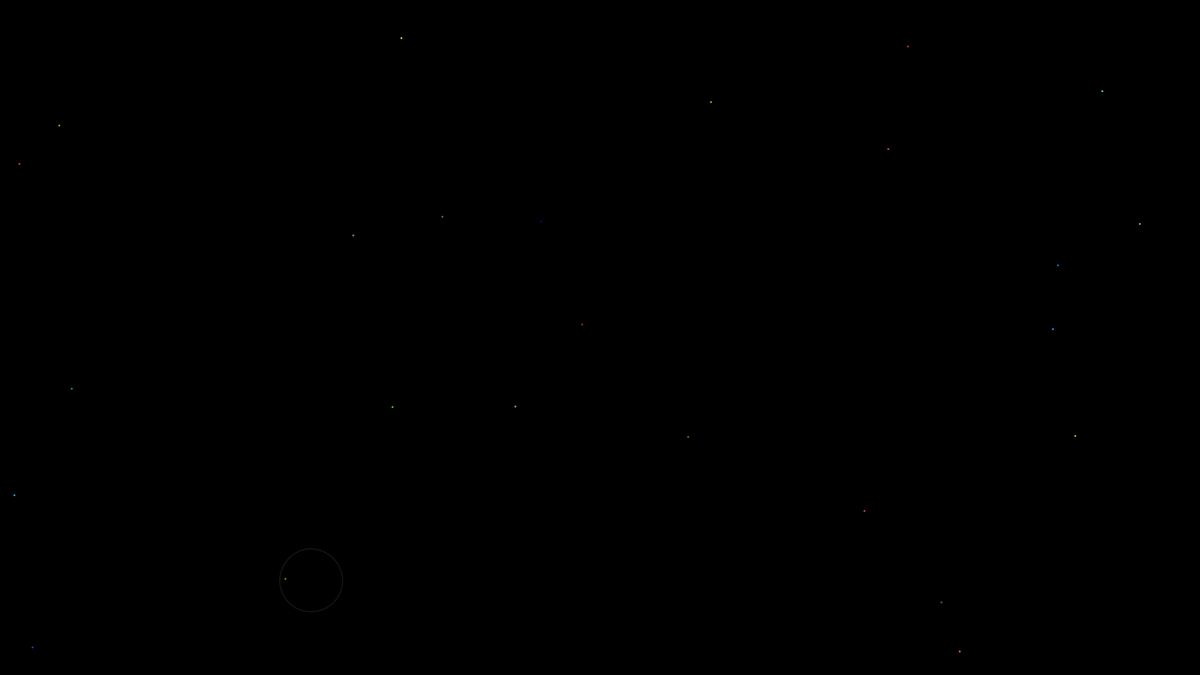
Frame 1 (no input)
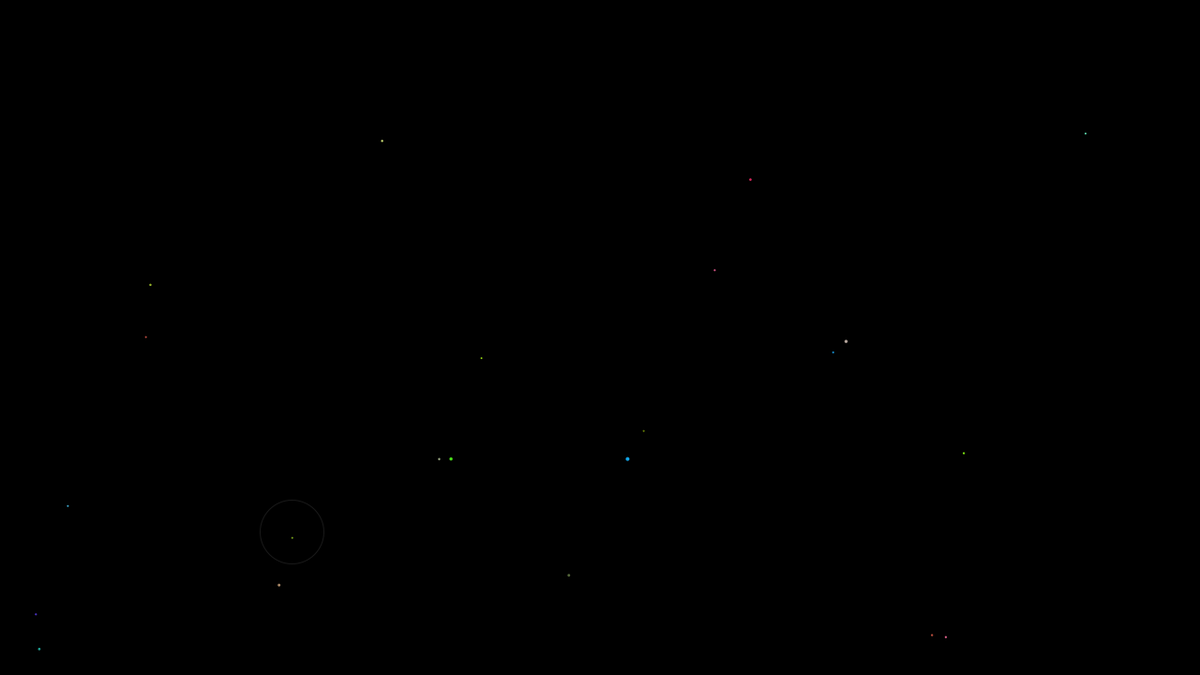
Frame 60 (the mouse pressed at the canvas centre just before this capture)
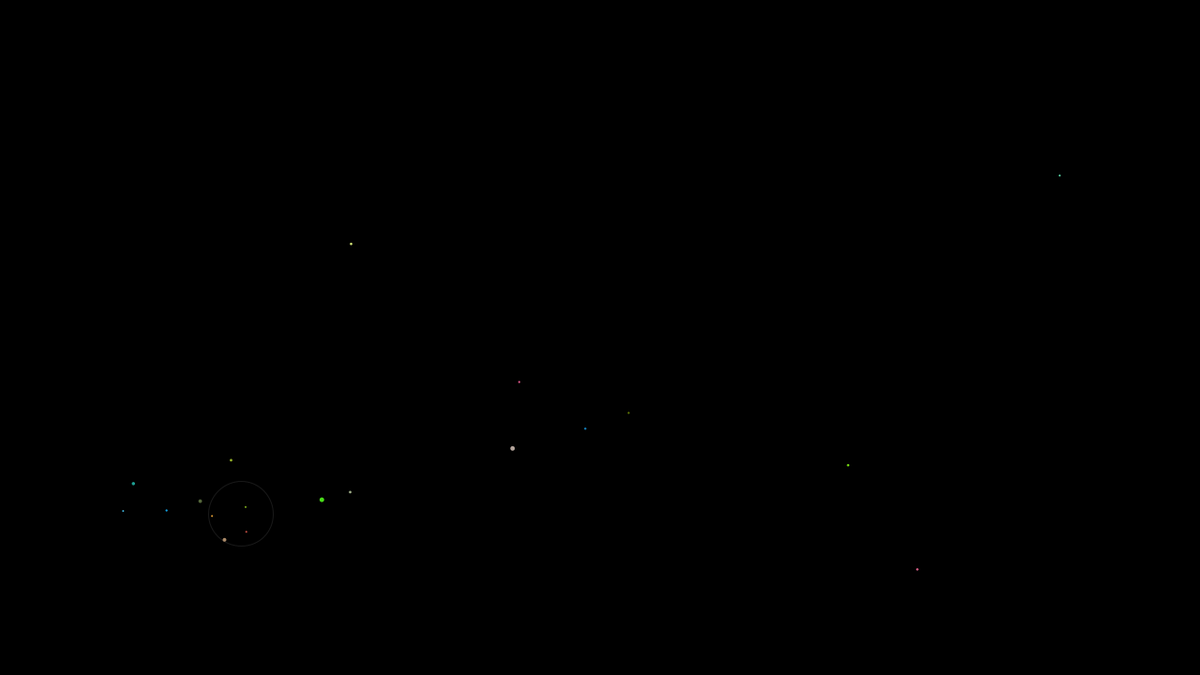
Frame 120 (the mouse held since frame 60 and released just before this capture)

The Processing sketch that drew these frames (run headless with seeded random() and noise(); from frame 60 on, the mouse is pressed at the canvas centre):

// Processing sketch: bugs
// ── bugs.pde
int bugCount = 25;
ArrayList<Bug> bugs;
ArrayList<Bug> babyBugs;
ArrayList<BugHive> bugHives;
PVector temp;

Light light;
public int time = 0;


void setup() {
  frameRate(60);
  size(1280,720);
  ellipseMode(RADIUS);
  
  light = new Light();
  
  // Parameters go inside the parentheses when the object is constructed.
  bugs = new ArrayList<Bug>();
  babyBugs = new ArrayList<Bug>();
  bugHives = new ArrayList<BugHive>();
  for (int i=0; i< bugCount; i++){
    bugs.add(new Bug());
  }
}


void draw() {
  time++;
  background(0,0,0);
  
  light.move();
  //light.checkBoundaryCollision();
  
  for (int i = bugs.size()-1; i >= 0; i--) {
    Bug bug = bugs.get(i);
    bug.drive();
    bug.display();   
   }

  
  for(int i = 0; i < bugHives.size(); i++)
  {
    BugHive bugHive = bugHives.get(i);
    bugHive.GenerateBugs();
    bugHive.Display();
  }
  
  
  //move all baby bugs into bugs array list for processing next frame.
  bugs.addAll(babyBugs);
  
  //clear baby bugs
  for (int i = babyBugs.size()-1; i >= 0; i--) {
  babyBugs.remove(i);
  }
  print("There are "+bugs.size()+" bugs");
}

void mouseClicked()
{
  bugHives.add(new BugHive(new PVector(mouseX,mouseY)));
}




// ── Bug.pde
public class Bug { 
  
  //movement-related variables
  PVector velocity;
  PVector acceleration;
  float metabolism;
  PVector randomDir;
  PVector birthPlace;
  
  //bug stats
  public float bugHealth;
  public float bugMaxHealth;
  public float birthHealth;
  public float offense;
  public float defense;
  color bugColor;
  
  float originalRadius;
  float radius;
  float maxRadius;
  float growth;
  float agro;
  PVector target;
  PVector loc;
  
  float age;
  float lifespan;
  boolean isPredator;
  
  //reproduction modifiers
  float birthCost;
  float reproPeriod; // reproduction frequency
  float litterSize;
  
  

  //Constructor for setting location of the bug initially
  public Bug(float tempXpos, float tempYpos) 
  {     
    loc = new PVector(tempXpos,tempYpos);
    Initialize(null);
  }
  
  //Constructor for setting a random start location for the bug initially
  public Bug() 
  {
    loc = new PVector(random(width),random(height));
    Initialize(null);
  }
  
  //Constructor for inheriting traits of parent bug
   public Bug(Bug parentBug) 
   {
   
     //randomDir = new PVector(random(width),random(height));
     
     birthPlace = new PVector(parentBug.loc.x,parentBug.loc.y);
     birthPlace.normalize();
     birthPlace.mult(parentBug.radius);
     
     
     loc = new PVector(birthPlace.x,birthPlace.y);
     Initialize(parentBug);
   }
  
  //initialization of bug's properties
  private void Initialize(Bug parentBug)
  {

    velocity = new PVector(0,0);
    age = 0;
    growth=0;
    radius=1;
    originalRadius = radius;
    
    if(parentBug != null)
    {
      metabolism = modify(parentBug.metabolism);
      reproPeriod = modify(parentBug.reproPeriod);
      agro = modify(parentBug.agro);
      //radius = modify(parentBug.radius);
      bugHealth = modify(parentBug.birthHealth);
      bugMaxHealth =  modify(parentBug.bugMaxHealth);
      lifespan = modify(parentBug.lifespan);
      growth = modify(parentBug.growth);
      birthCost = modify(parentBug.birthCost);
      litterSize = modify(parentBug.litterSize);
      offense = modify(parentBug.offense);
      defense = modify(parentBug.defense);
      bugColor = parentBug.bugColor;
    }
    else
    {
      metabolism = random(10);
      reproPeriod = int(((500+random(300))/(metabolism*.5)));
      agro = random(100);
      
      lifespan = (1000+random(1000));
      growth=random(1)*.1*(metabolism*.02);
      birthCost = random(bugHealth)/2;
      litterSize = random(1,4);
      offense = random(100);
      defense = random(100);
      bugColor = color(random(255),random(255),random(255));
      bugMaxHealth = 100+random(100);
      bugHealth = random(bugMaxHealth);
    }
    if (agro>75){
    isPredator = true;
    }
    birthHealth = bugHealth;
    maxRadius = (lifespan/age)*((offense + defense)/80);
  }
  
  //calculates inheritance values from parent to child
  public float modify(float val){
   return val+= random(val*.1)*random(-1,1);
  }

  public void display() {
    noStroke();
    //fill(agro*4,bugHealth,0);
    fill(bugColor);
    ellipse(loc.x,loc.y,radius,radius);
  }


  public void drive() {
    if (bugHealth> bugMaxHealth){
      bugHealth = bugMaxHealth;
    }
    //bug life and energy spent
    bugHealth-=metabolism*.1;
    age++;
    if (bugHealth<=0 || age>=lifespan || radius<=.01){
      //killed = true;
     die(); 
    }
    
    checkBoundaries();
    
    reproduce();

    decideActions();
    
    grow();
      
    
  }
  private void grow(){
    if (age < lifespan*.1 && radius<maxRadius){
    radius+= growth;
    }
  }
  
  
  private void checkBoundaries()
  {
        //check if out of bounds by 1000px, kill if so
    if (loc.y<-1000 || loc.y>height+1000 || loc.x<-1000 || loc.x>width+1000){ 
     //killed = true;
      die(); 
    }
  }
  
  private boolean _isBirthing = false;
  private boolean _isBirthingAnimationFinished = false;
  private int _birthingFrameCount = 0;
  private void reproduce()
  {
    if(age % int(reproPeriod) == 0)
    {
      _isBirthing = true;
    }
    // reproduce
    //print("time=" + time + " and reproPeriod =" + reproPeriod + "\n");
    if(_isBirthing)
    {
      //show animation based on frame count since start of animation
      showBirthingAnimation();
      
     //reproduce with variations of self
     if(_isBirthingAnimationFinished)
     {
       int ls = int(round(litterSize));
       for (int i = ls; i<= ls; i++){
         babyBugs.add(new Bug(loc.x+random(-10,10), loc.y+random(-10,10)));
         print ("A bug reproduced!\n");
         bugHealth -= birthCost;
       }
     }
    }
  }
  

  private void showBirthingAnimation()
  {
    if(_birthingFrameCount < 5)
    {
      radius+=2;
      _birthingFrameCount++;
    }
    else
    {
      radius = originalRadius;
      _isBirthingAnimationFinished = true;
      _isBirthing = false;
      _birthingFrameCount = 0;
    }
  }
  
 
  
  private void decideActions()
  {
          //define target
      if (isPredator){
          //look for near by things to eat.
          //target = new PVector(mouseX,mouseY);
         Bug targetBug = getClosestBug(this, bugs);
         
         
         if(targetBug != null)
         {
           target = targetBug.loc;
           
           //if it's close enough and we are hungry, eat it
           eat(targetBug);
         }
         else
         {
           //if I'm the only bug left, stop moving
           target = loc;
         }

      
      }
      else 
      {

      //if agression is below threshold, go for light
        target = light.loc;//new PVector(mouseX,mouseY);
        
        //if the light is close enough, heal
        heal(target);
      }
      
      //move towards the target
      move(target);
  }
  
  private void heal(PVector target)
  {
    float d = loc.dist(target);
    if (d < (light.radius+radius))
    {
     //heal
     bugHealth++;
    }
  }
  
  private void eat(Bug targetBug)
  {
    //if the other bug is within our radius, eat it
    float d = loc.dist(targetBug.loc);
    if(d < radius && radius < 10)
    {
      //compare bugs size.  larger bug will win likely win
      //float attackRatio = offense - targetBug.defense;
      //absorb the bug's health based on agro
      float bugAttackOutcome = offense * agro/targetBug.defense;
      
      bugHealth +=bugAttackOutcome/2;
      
      print ("bugAttackOutcome is "+bugAttackOutcome);
      print ("targetBug.bugHealth is "+targetBug.bugHealth);
      
      //hurt the target more. loss of energy overall.
      targetBug.bugHealth-=bugAttackOutcome*4;
    }
  }
  
  private void move(PVector target)
  {
      // Our algorithm for calculating acceleration:
      //print("In move. Target = "+target+"\n");
      //print ("Loc = "+loc+"\n");
      PVector dir = PVector.sub(target,loc);  // Find vector pointing towards target
      float d = loc.dist(target);
      
      dir.normalize();     // Normalize
      dir.mult(0.5);       // Scale 
      acceleration = dir;  // Set to acceleration
      
      // Motion 101!  Velocity changes by acceleration.  Location changes by velocity.
      velocity.add(acceleration);
      velocity.limit(metabolism);
      loc.add(velocity);
  }

  public void die()
  {
    print(this+" has died.  ");
    bugs.remove(this);
  }


  // A function that returns the closest point from a set
  Bug getClosestBug(Bug hunter, ArrayList preyList) {
  
    // some impossibly high distance (ie something is always closer)
    float distClosest = 999999;
    // the closest point
    Bug theClosestBug = null;
    // Loop to find the closest point
    //print("PTS.size() = "+PTS.size());
    for(int i = preyList.size()-1; i >= 0; i--){
      // get the prey
      Bug prey = (Bug)preyList.get(i);
      PVector huntPos = hunter.loc;
      PVector preyPos = prey.loc;
      
      // get the distance
      float d2 = PVector.dist(huntPos, preyPos);
      
      // ask the question
      if(d2 < distClosest && hunter != prey){ // && hunter.offense>prey.defense
        // update the closest distance
        distClosest = d2;
        // remember the closest pos
        theClosestBug = prey;
      }
    }
  
    // return the closest point
    //print(theClosestBug);
    return theClosestBug;
  
  }

}


  
  




// ── BugHive.pde
//bug creator class
public class BugHive
{
  public PVector _location;
  public int secondCounter;
  public float radius;
  public int maxBugsToGenerate = 5;
  public BugHive(PVector location)
  {
    print("Creating BugHive. location = "+location);
    _location = location;
    radius = 15;
    secondCounter = second();
  }
  
  public void GenerateBugs()
  {
    if(second() - secondCounter == 1)
    {
      int bugCountToGenerate = round(random(maxBugsToGenerate));
      for(int i = 0; i < bugCountToGenerate; i++)
      {
        bugs.add(new Bug(_location.x, _location.y));
      }
      secondCounter++;
    }
  }
  
  public void Display()
  {
    noStroke();
    fill(0,0,255);
    ellipse(_location.x,_location.y,radius*2,radius*2);
  }
}

// ── Light.pde
public class Light {
  private PVector loc;
  private PVector dir;
  private float spread;
  private float wander_theta;
  private float radius;
  private int lightRespawn;
  // bigger = more edgier, hectic
   
  private float max_wander_offset = 0.3;
  // bigger = faster turns
  //private float max_radius = 3.5;
  
  /*
  radius = random(100);
     loc = new PVector(mx,my)
  */
  
  float mx;
  float my;
 
   public Light(){
    //print("light constructed");
  
    this.spread = 200;
    wander_theta = random(TWO_PI);
    radius = (spread/2);
   
    mx = constrain(random(width), radius, width-radius);
    my = constrain(random(height), radius, height-radius);
    loc = new PVector(mx,my);
    
    lightRespawn = 4000;
    
   }

 
 public void move(){
   
   if ( time%lightRespawn==0){
     light = new Light();
     
     
   }
   
   radius+= sin(time/10);
   float wander_offset = random(-max_wander_offset, max_wander_offset);
   wander_theta += wander_offset;
   //dir = new PVector(1,1);
   
   //check boundaries
    if (loc.x > width-radius) {
      wander_theta += PI;
      //loc.x = width-radius;
      //dir.x = -1;
    } 
    else if (loc.x < radius) {
       wander_theta += PI;
      //loc.x = radius;
      //dir.x = -1;
    } 
    else if (loc.y > height-radius) {
       wander_theta += PI;
      //loc.y = height-radius;
      //dir.y = -1;
    } 
    else if (loc.y < radius) {
       wander_theta += PI;
      //loc.y = radius;
      //dir.y = -1;
    }
    
    
   //update location
   loc.x += cos(wander_theta);//*dir.x;
   loc.y += sin(wander_theta);//*dir.y;
   
   
   
   //draw shape
   //drawGradient(loc.x, loc.y, radius);
   strokeWeight(1);
   stroke(255, 255, 255, 25);
    //drawGradient(loc.x, height/2);
    //fill(255,255,200); 
    noFill();
    ellipse(loc.x,loc.y,radius/3,radius/3);
  }
void drawGradient(float x, float y, float rad) {
  float h = 0;//random(0, 360);
  for (int r = int(rad); r >= 0; --r) {
    noStroke();
    fill(h, h, h);
    ellipse(x, y, r, r);
    h = (h + 1) % 255;
  }
}

 
}
